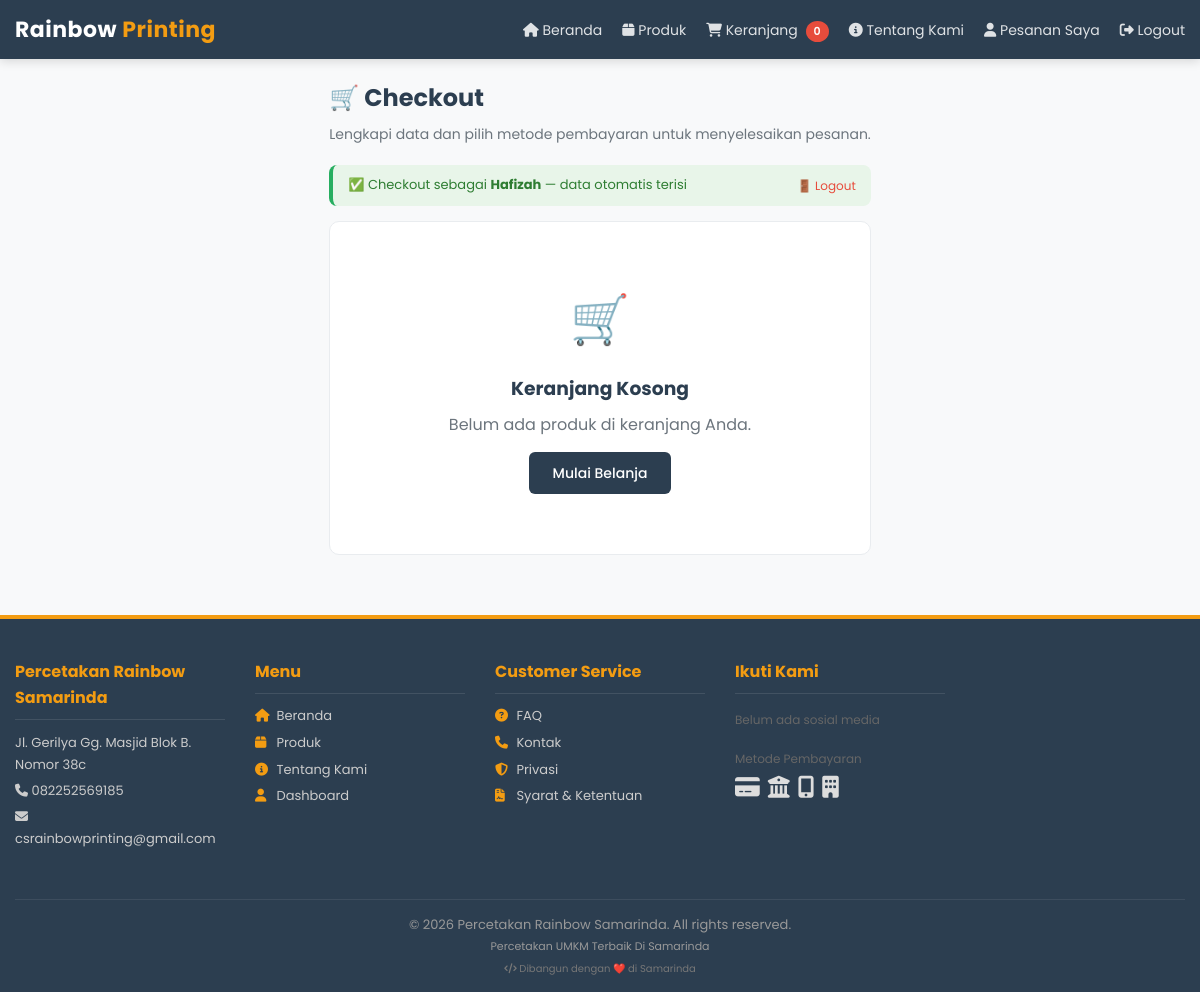
Page /checkout.php (signed in) on the committed database.
### tables this page shows
CREATE TABLE settings (
        key TEXT PRIMARY KEY,
        value TEXT
    );

### includes/functions.php (called while the page is built, shortened)
<?php
if (!function_exists('getSetting')) {
    function getSetting($key) {
        global $db;
        try {
            $stmt = $db->prepare("SELECT value FROM settings WHERE key = ?");
            $stmt->execute([$key]);
            $row = $stmt->fetch();
            return $row ? $row['value'] : null;
        } catch (Exception $e) {
            return null;
        }
    }
}

### checkout.php (the view, shortened to what this page needs)
<?php
include 'includes/header.php';
?>
<div class="checkout-container">
    <h1>🛒 Checkout</h1>
    <p class="subtitle">Lengkapi data dan pilih metode pembayaran untuk menyelesaikan pesanan.</p>
    <?php if (isset($_SESSION['customer_id'])): ?>
        <div class="user-badge">
            <span>✅ Checkout sebagai <strong><?= htmlspecialchars($_SESSION['customer_name']) ?></strong> — data otomatis terisi</span>
            <a href="/logout.php" class="logout-link">🚪 Logout</a>
        </div>
    <?php endif; ?>
    <div id="checkout-empty" style="display:none;">
        <div style="text-align:center;padding:60px 20px;background:#fff;border-radius:10px;border:1px solid #e9ecef;">
            <div style="font-size:48px;margin-bottom:15px;">🛒</div>
            <h3 style="color:#2c3e50;margin-bottom:8px;">Keranjang Kosong</h3>
            <p style="color:#6c757d;">Belum ada produk di keranjang Anda.</p>
            <a href="products.php" class="btn btn-primary" style="margin-top:15px;">Mulai Belanja</a>
        </div>
    </div>
</div>
<?php include 'includes/footer.php'; ?>

### includes/footer.php (shortened to what this page needs)
<?php
$footerText = getSetting('footer_text') ?: '';
$storeName = getSetting('store_name') ?: SITE_NAME;
$storeAddress = getSetting('store_address') ?: '';
$storePhone = getSetting('store_phone') ?: '';
$adminEmail = getSetting('admin_email') ?: '';
$whatsappNumber = getSetting('whatsapp_number') ?: '';
?>
</div>
<footer class="footer">
    <div class="container">
        <div class="footer-column">
            <h4><?= htmlspecialchars($storeName) ?></h4>
            <p><?= nl2br(htmlspecialchars($storeAddress)) ?></p>
            <?php if ($storePhone): ?>
                <p><i class="fas fa-phone"></i> <?= htmlspecialchars($storePhone) ?></p>
            <?php endif; ?>
            <?php if ($adminEmail): ?>
                <p><i class="fas fa-envelope"></i> <?= htmlspecialchars($adminEmail) ?></p>
            <?php endif; ?>
        </div>
        <div class="footer-column">
            <h4>Menu</h4>
            <ul>
                <li><a href="/"><i class="fas fa-home"></i> Beranda</a></li>
                <li><a href="/products.php"><i class="fas fa-box"></i> Produk</a></li>
                <li><a href="/tentang-kami.php"><i class="fas fa-info-circle"></i> Tentang Kami</a></li>
                <?php if (isset($_SESSION['customer_id']) && $_SESSION['customer_id'] > 0): ?>
                    <li><a href="/customer/dashboard.php"><i class="fas fa-user"></i> Dashboard</a></li>
                <?php else: ?>
                    <li><a href="/login.php"><i class="fas fa-key"></i> Login / Daftar</a></li>
                <?php endif; ?>
            </ul>
        </div>
        <div class="footer-column">
            <h4>Customer Service</h4>
            <ul>
                <li><a href="/faq.php"><i class="fas fa-question-circle"></i> FAQ</a></li>
                <li><a href="/tentang-kami.php#kontak"><i class="fas fa-phone"></i> Kontak</a></li>
                <li><a href="/privacy-policy.php"><i class="fas fa-shield-alt"></i> Privasi</a></li>
                <li><a href="/terms-of-service.php"><i class="fas fa-file-contract"></i> Syarat & Ketentuan</a></li>
            </ul>
        </div>
        <?php $socialLinksExist = getSetting('facebook_url') || getSetting('instagram_url') || getSetting('youtube_url') || $whatsappNumber; ?>
        <div class="footer-column">
            <h4>Ikuti Kami</h4>
            <div class="social-links">
                <?php if (!$socialLinksExist): ?>
                    <p style="font-size:12px;color:#666;">Belum ada sosial media</p>
                <?php endif; ?>
            </div>
            <div style="margin-top:15px;">
                <p style="font-size:12px;color:#666;margin-bottom:6px;">Metode Pembayaran</p>
                <div class="payment-icons">
                    <i class="fas fa-credit-card" title="Kartu Kredit"></i>
                    <i class="fas fa-university" title="Transfer Bank"></i>
                    <i class="fas fa-mobile-alt" title="QRIS"></i>
                    <i class="fas fa-building" title="COD"></i>
                </div>
            </div>
        </div>
        <div class="footer-bottom">
            <p>
                &copy; <?= date('Y') ?> <?= htmlspecialchars($storeName) ?>. All rights reserved.
                <?php if ($footerText): ?>
                    <br><span style="font-size:11px;"><?= nl2br(htmlspecialchars($footerText)) ?></span>
                <?php endif; ?>
            </p>
            <p style="font-size:10px;color:#777;margin-top:4px;">
                <i class="fas fa-code"></i> Dibangun dengan ❤️ di Samarinda
            </p>
        </div>
    </div>
</footer>
</body>
</html>

### css/style.css (style rules this page uses)
:root { --primary: #2c3e50; --primary-dark: #1a252f; --primary-light: #34495e; --secondary: #f39c12; --secondary-dark: #d68910; --success: #27ae60; --success-dark: #1e8449; --danger: #e74c3c; --danger-dark: #c0392b; --info: #3498db; --info-dark: #2c81ba; --warning: #f39c12; --light: #f8f9fa; --dark: #2c3e50; --gray: #6c757d; --gray-light: #e9ecef; --white: #ffffff; --shadow: 0 2px 10px rgba(0,0,0,0.08); --shadow-hover: 0 4px 20px rgba(0,0,0,0.12); --radius: 8px; --radius-lg: 12px; --transition: all 0.3s ease; --font-family: -apple-system, BlinkMacSystemFont, 'Segoe UI', Roboto, sans-serif; --max-width: 1200px; }
* { box-sizing: border-box; margin: 0; padding: 0; }
html { scroll-behavior: smooth; }
body { font-family: var(--font-family); background: #f5f5f5; color: #333; line-height: 1.6; min-height: 100vh; display: flex; flex-direction: column; }
a { color: var(--info); text-decoration: none; transition: var(--transition); }
.container { max-width: var(--max-width); margin: 0 auto; padding: 0 20px; }
.btn { display: inline-block; padding: 10px 20px; border-radius: var(--radius); text-decoration: none; font-size: 14px; border: 1px solid transparent; cursor: pointer; transition: var(--transition); text-align: center; font-weight: 500; }
.btn-primary { background: var(--primary); color: #fff; border-color: var(--primary); }
.footer { background: var(--primary); color: #aaa; text-align: center; padding: 30px 0 15px; margin-top: 40px; font-size: 13px; }
.footer .container { display: grid; grid-template-columns: repeat(auto-fit, minmax(200px, 1fr)); gap: 20px; text-align: left; }
.footer h4 { color: var(--secondary); margin-bottom: 10px; }
.footer ul { list-style: none; }
.footer ul li { margin-bottom: 6px; }
.footer ul li a { color: #ccc; font-size: 13px; text-decoration: none; transition: var(--transition); }
.footer-bottom { grid-column: 1 / -1; text-align: center; padding-top: 15px; border-top: 1px solid rgba(255,255,255,0.1); font-size: 12px; color: #999; }

### includes/header.php (style rules this page uses)
* { margin: 0; padding: 0; box-sizing: border-box; }
body { font-family: 'Poppins', sans-serif; background: #f8f9fa; display: flex; flex-direction: column; min-height: 100vh; }
.container { max-width: 1200px; margin: 0 auto; padding: 0 15px; }
.footer { background: #2c3e50; color: #fff; padding: 30px 0 15px; margin-top: auto; border-top: 4px solid #f39c12; }
.footer a { color: #f39c12; text-decoration: none; }
.footer .container { display: grid; grid-template-columns: repeat(auto-fit, minmax(200px, 1fr)); gap: 20px; }
.footer h4 { margin-bottom: 10px; color: #f39c12; font-size: 16px; }
.footer ul { list-style: none; padding: 0; }
.footer ul li { margin-bottom: 6px; }
.footer ul li a { color: #ccc; font-size: 13px; transition: color 0.3s; }
.footer-bottom { grid-column: 1 / -1; text-align: center; padding-top: 15px; border-top: 1px solid rgba(255,255,255,0.08); font-size: 12px; color: #999; }

### checkout.php (style rules this page uses)
.checkout-container { max-width: 1000px; margin: 0 auto; }
.checkout-container h1 { font-size: 24px; color: #2c3e50; margin-bottom: 5px; }
.checkout-container .subtitle { color: #6c757d; font-size: 14px; margin-bottom: 20px; }
.user-badge { padding: 10px 15px; background: #e8f5e9; border-radius: 8px; margin-bottom: 15px; font-size: 13px; color: #2e7d32; border-left: 4px solid #27ae60; display: flex; justify-content: space-between; align-items: center; flex-wrap: wrap; gap: 8px; }
.user-badge .logout-link { color: #e74c3c; font-size: 12px; text-decoration: none; }
.btn { display: inline-block; padding: 10px 24px; border-radius: 6px; font-size: 14px; text-decoration: none; border: none; cursor: pointer; transition: all 0.3s; }
.btn-primary { background: #2c3e50; color: #fff; }

### rows in the picture
settings: value "Percetakan Rainbow Samarinda"
settings: value "Jl. Gerilya Gg. Masjid Blok B. Nomor 38c"
settings: value "082252569185"
settings: value "csrainbowprinting@gmail.com"
settings: value "Percetakan UMKM Terbaik Di Samarinda"

### other values in the picture
$_SESSION['customer_name'] "Hafizah"
